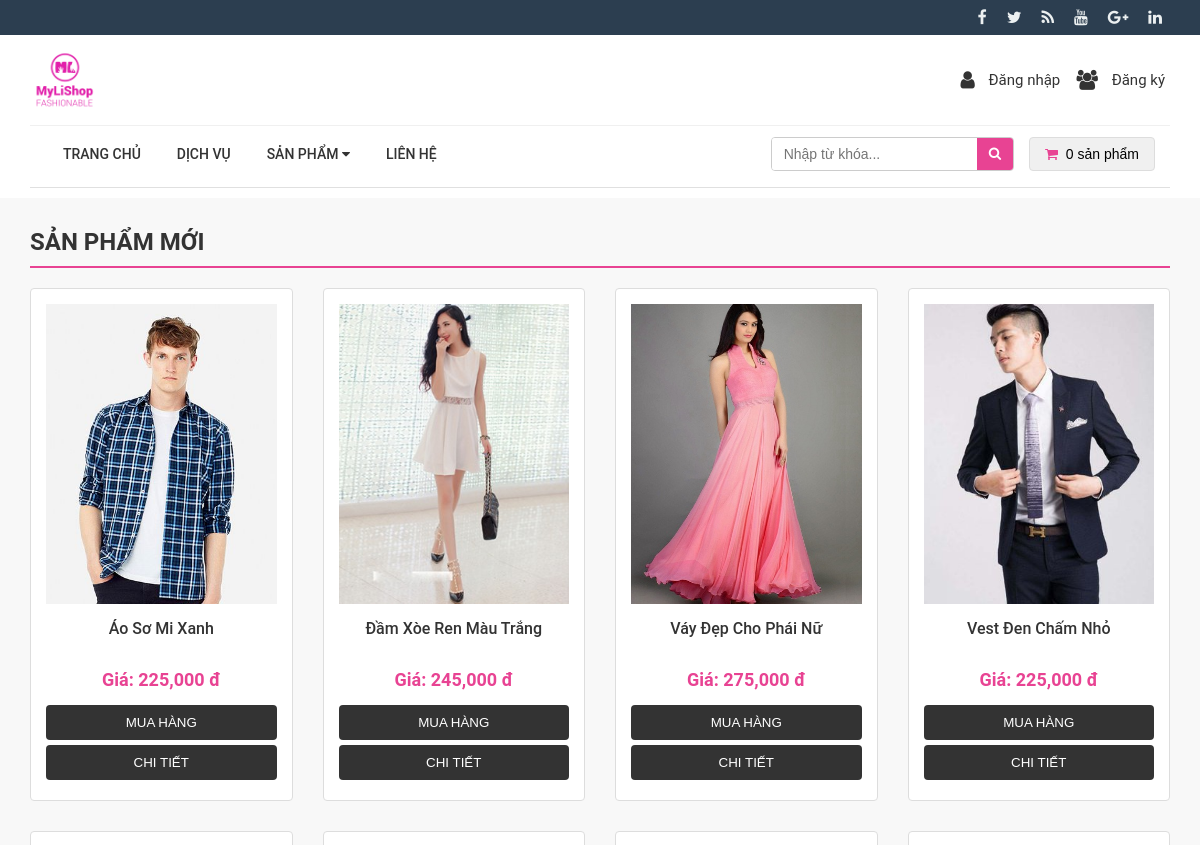
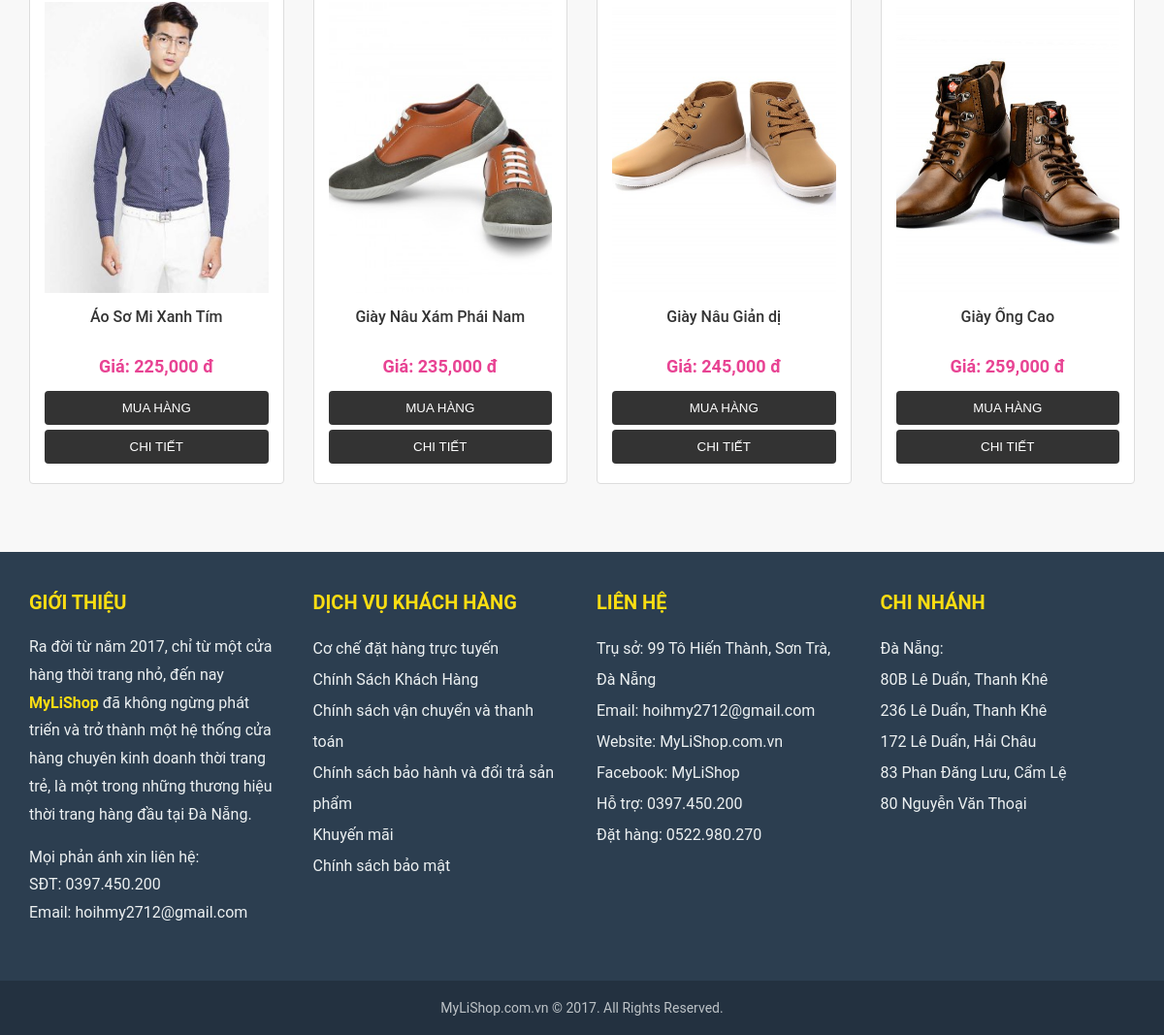
Page /php/model/newproduct.php (signed in) on the committed database (2 pictures, top to bottom).
### tables this page shows
CREATE TABLE `products` (
    `id` int(11) NOT NULL,
    `name` varchar(255) NOT NULL,
    `category_id` int(11) NOT NULL,
    `image` varchar(255) NOT NULL,
    `description` text NOT NULL,
    `price` float NOT NULL,
    `saleprice` float NOT NULL,
    `created` date NOT NULL,
    `quantity` int(11) NOT NULL,
    `keyword` varchar(45) DEFAULT NULL,
    `status` int(11) DEFAULT NULL
);

### php/model/newproduct.php (the view, shortened to what this page needs)
<!DOCTYPE html>
<html lang="vi">
<head>
    <link rel="stylesheet" type="text/css" href="../../css/model.css">
    <link rel="stylesheet" type="text/css" href="https://cdnjs.cloudflare.com/ajax/libs/font-awesome/4.7.0/css/font-awesome.min.css">
</head>
<body>
    <?php include("header.php"); ?>
    <main class="main-content">
        <div class="container">
            <div class="index">
                <div class="index__category">
                    <div class="index__header">
                        <h3 class="index__title">Sản Phẩm Mới</h3>
                    </div>
                    <div class="index__grid">
                        <?php
                        $sql = "SELECT id, image, name, price FROM products WHERE category_id=3 AND status = 0";
                        $result = mysqli_query($conn, $sql);
                        if (mysqli_num_rows($result) > 0) {
                            while ($kq = mysqli_fetch_assoc($result)) {
                        ?>
                                <div class="index__item">
                                    <div class="index__card">
                                        <div class="index__image-wrapper">
                                            <img class="index__image" src="<?php echo "../../" . $kq['image']; ?>" alt="<?php echo htmlspecialchars($kq['name']); ?>">
                                        </div>
                                        <div class="index__name"><?php echo htmlspecialchars($kq['name']); ?></div>
                                        <div class="index__price">Giá: <?php echo number_format($kq['price']); ?> đ</div>
                                        <div class="index__actions">
                                            <a href="_cart.php?id=<?php echo $kq['id']; ?>"><button type="button" class="index__button">Mua hàng</button></a>
                                            <a href="detail.php?id=<?php echo $kq['id']; ?>"><button type="button" class="index__button">Chi tiết</button></a>
                                        </div>
                                    </div>
                                </div>
                        <?php
                            }
                        } else {
                            echo "<p style='text-align:center; width: 100%;'>Chưa có sản phẩm nào trong danh mục này.</p>";
                        }
                        ?>
                    </div>
                </div>
            </div>
        </div>
    </main>
    <?php include("footer.php"); ?>
</body>
</html>

### css/model.css (style rules this page uses)
*, *::before, *::after { box-sizing: border-box; }
body { font-family: "Roboto", sans-serif; margin: 0; padding: 0; background-color: #f8f8f8; color: #333; }
a { text-decoration: none; color: #333; transition: color 0.3s ease; }
.container { padding-left: 30px; padding-right: 30px; margin-left: auto; margin-right: auto; }
.main-content { flex-grow: 1; }
.index { margin-top: 30px; margin-bottom: 30px; }
.index__category { margin-bottom: 40px; }
.index__header { margin-bottom: 20px; border-bottom: 2px solid #e84393; padding-bottom: 10px; }
.index__title { font-size: 24px; font-weight: 700; text-transform: uppercase; margin: 0; color: #333; }
.index__grid { display: flex; flex-wrap: wrap; margin: 0 -15px; }
.index__item { padding: 0 15px; margin-bottom: 30px; width: 100%; }
.index__card { border: 1px solid #ddd; border-radius: 4px; background-color: #fff; text-align: center; padding: 15px; transition: box-shadow 0.3s ease, transform 0.3s ease; }
.index__image-wrapper { overflow: hidden; margin-bottom: 15px; }
.index__image { width: 100%; height: 300px; object-fit: cover; transition: transform 0.3s ease; }
.index__name { font-weight: 500; margin-bottom: 10px; height: 40px; overflow: hidden; }
.index__price { color: #e84393; font-weight: 700; font-size: 18px; margin-bottom: 15px; }
.index__actions a { display: block; margin-bottom: 5px; }
.index__button { width: 100%; background-color: #333; color: #fff; border: none; padding: 10px; border-radius: 4px; cursor: pointer; text-transform: uppercase; font-weight: 500; transition: background-color 0.3s ease; }
@media (min-width: 768px) { .index__item { flex: 0 0 50%; max-width: 50%; } }
@media (min-width: 992px) { .index__item { flex: 0 0 25%; max-width: 25%; } }

### rows in the picture
products: image (picture), name "Áo Sơ Mi Xanh", price "225,000"
products: image (picture), name "Đầm Xòe Ren Màu Trắng", price "245,000"
products: image (picture), name "Váy Đẹp Cho Phái Nữ", price "275,000"
products: image (picture), name "Vest Đen Chấm Nhỏ", price "225,000"
products: image (picture), name "Áo Sơ Mi Xanh Tím", price "225,000"
products: image (picture), name "Giày Nâu Xám Phái Nam", price "235,000"
products: image (picture), name "Giày Nâu Giản dị", price "245,000"
products: image (picture), name "Giày Ống Cao", price "259,000"
